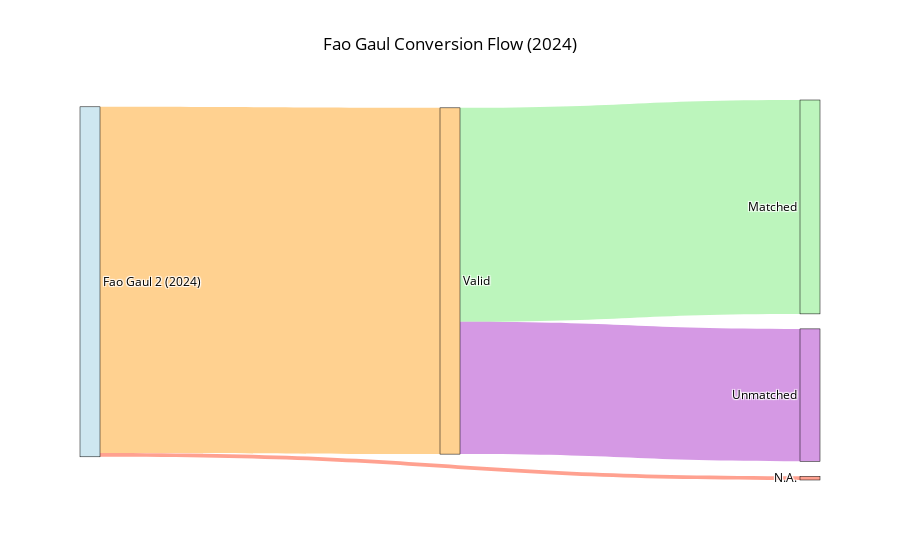

Notebook cell for this chart:
### Code cell
import plotly.graph_objects as go

labels = [
    "Fao Gaul 2 (2024)", "Valid", "N.A.", 
    "Matched", "Unmatched"
]

sources = [
    0, 0,  
    1, 1  
]


targets = [
    1, 2,  
    3, 4   
]


values = [
    int(fao_gaul_24_clean_count), int(na_24_count),  
    int(matched_count), int(unmatched_count_24)   
]

colors = [
    "rgba(173, 216, 230, 0.6)", 
    "rgba(255, 179, 71, 0.6)",     
    "rgba(255, 99, 71, 0.6)",
    "rgba(144, 238, 144, 0.6)",    
    "rgba(186, 85, 211, 0.6)" 
]

fig = go.Figure(data=[go.Sankey(
    node=dict(
        pad=15,
        thickness=20,
        line=dict(color="black", width=0.5),
        label=labels,
        color=colors  
    ),
    link=dict(
        source=sources,
        target=targets,
        value=values,
        color=colors[1:],  
    )
)])

# Update layout with a better font and title
fig.update_layout(
    title_text="Fao Gaul Conversion Flow (2024)", 
    font_size=12, 
    font_color="black",
    title_x=0.5  # Center the title
)

# Show the figure
fig_2024 = fig.show()

%store fig_2024

### Figure 1 — Plotly figure (JSON) as saved in the notebook; plotly's stock layout.template omitted (floating-point values rounded to 4 significant figures)
{"data": [{"link": {"color": ["rgba(255, 179, 71, 0.6)", "rgba(255, 99, 71, 0.6)", "rgba(144, 238, 144, 0.6)", "rgba(186, 85, 211, 0.6)"], "source": [0, 0, 1, 1], "target": [1, 2, 3, 4], "value": [45041, 482, 27819, 17222]}, "node": {"color": ["rgba(173, 216, 230, 0.6)", "rgba(255, 179, 71, 0.6)", "rgba(255, 99, 71, 0.6)", "rgba(144, 238, 144, 0.6)", "rgba(186, 85, 211, 0.6)"], "label": ["Fao Gaul 2 (2024)", "Valid", "N.A.", "Matched", "Unmatched"], "line": {"color": "black", "width": 0.5}, "pad": 15, "thickness": 20}, "type": "sankey"}], "layout": {"font": {"color": "black", "size": 12}, "title": {"text": "Fao Gaul Conversion Flow (2024)", "x": 0.5}}}
